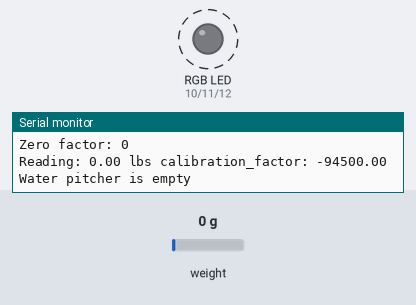
The sketch below on a simulated Arduino Uno, built with avr-gcc and run on an emulated ATmega328P. On the bench: an RGB LED mixed from three pins (HIGH = lit), the last lines printed to the serial monitor. Dashed ring = blinking. Inputs (shaded band) come from the test bench; at power-on: weight on the scale 0 g. EEPROM starts erased.

Above: at 3.3 s.
3.4 s: weight on the scale set to 1418 g
5.8 s: weight on the scale set to 1550 g
At 7.1 s:
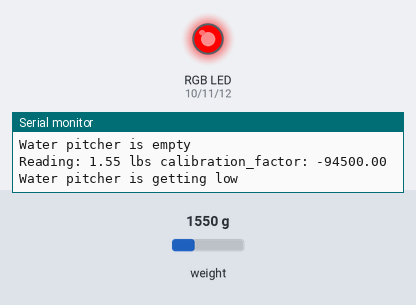
9.1 s: weight on the scale set to 3460 g
11.0 s: weight on the scale set to 3590 g
At 13.0 s:
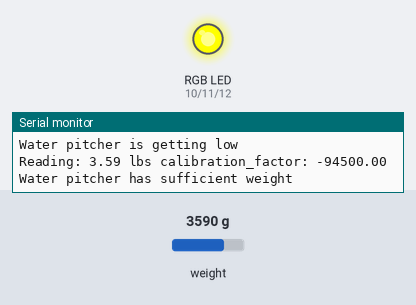
13.5 s: weight on the scale set to 3938 g
15.4 s: weight on the scale set to 4050 g
At 17.9 s:
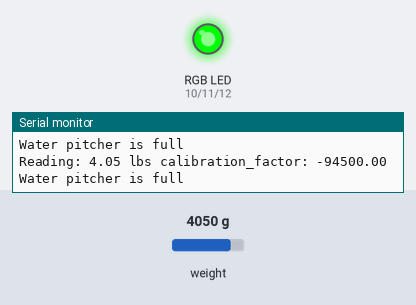
Timing chart, 0 to 19.0 s (numbered marks = the images above; inputs shaded):
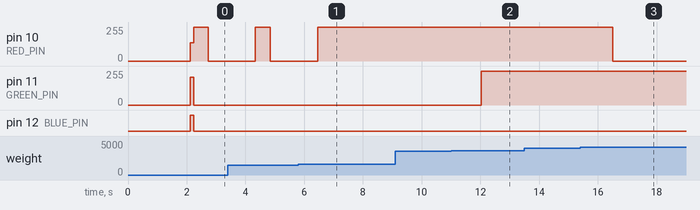

Measured:
- the behaviour switches between 1499 and 1500 g on weight on the scale (found by bisection; images 0 and 1)
- the behaviour switches between 3499 and 3500 g on weight on the scale (found by bisection; images 1 and 2)
- the behaviour switches between 3999 and 4000 g on weight on the scale (found by bisection; images 2 and 3)
- after the input at 5.8 s, pin 10 (RED_PIN): goes on until 6.5 s, then stays 255/255
- after the input at 11.0 s, pin 11 (GREEN_PIN): 0/255 → 255/255 after 1.0 s
- after the input at 15.4 s, pin 10 (RED_PIN): 255/255 → 0/255 after 1.1 s

The sketch:

load_cell_rgb.ino
```cpp
#include "HX711.h"
#include <EEPROM.h> // Include EEPROM library for storing the zero factor

/**
 * @file load_cell_rgb.ino
 * @brief This Arduino sketch interfaces with a 10kg load cell using the HX711 module and controls an RGB LED to indicate the water level in a pitcher.
 *
 * Author: Ricardo Hernandez
 * Date: August 2024
 *
 * Description:
 * This sketch reads weight data from a 10kg load cell connected to the HX711 module. The load cell measures the weight of a water pitcher.
 * Based on the weight, the RGB LED displays different colors to indicate the water level:
 * - Red: Empty or low water level
 * - Yellow: Sufficient water level
 * - Green: Full water pitcher
 *
 * The code also includes calibration and zero factor handling using EEPROM to ensure accurate weight measurements.
 */

// Pin definitions for the HX711 module
const int LOADCELL_DOUT_PIN = A4;  // Pin connected to DOUT of HX711 (Analog pin A4)
const int LOADCELL_SCK_PIN = A5;   // Pin connected to SCK of HX711 (Analog pin A5)
// Pin definitions for the RGB LED
const int RED_PIN = 10;    // Pin connected to the red leg of the LED
const int GREEN_PIN = 11;  // Pin connected to the green leg of the LED
const int BLUE_PIN = 12;   // Pin connected to the blue leg of the LED

// EEPROM memory address for storing the zero factor
const int EEPROM_ADDRESS = 0;

// Weight thresholds (in lbs)
const float EMPTY_WEIGHT_THRESHOLD = 1.50; // Under this is empty
const float LOW_WEIGHT_THRESHOLD = 3.50;
const float SUFFICIENT_WEIGHT_THRESHOLD = 4;
// const float FULL_PITCHER = 7.85;


// Calibration factor for scaling the raw data to weight units
const float CALIBRATION_FACTOR = -94500; // Adjust this value to match your scale setup

HX711 scale;  // Create an instance of the HX711 class

/**
 * @brief Arduino setup function.
 *
 * Initializes serial communication, sets up the HX711 load cell,
 * and loads the zero factor from EEPROM. If no valid zero factor is found,
 * the scale is tared, and the zero factor is stored in EEPROM.
 */
void setup() {
  Serial.begin(9600);  // Initialize serial communication at 9600 baud rate
  Serial.println("HX711 calibration sketch");
  Serial.println("Remove all weight from scale");
  Serial.println("After readings begin, place known weight on scale");

  scale.begin(LOADCELL_DOUT_PIN, LOADCELL_SCK_PIN);  // Initialize the HX711 module
  scale.set_scale();  // Set the scale to the default calibration factor

  // Load zero factor from EEPROM
  long zero_factor;
  EEPROM.get(EEPROM_ADDRESS, zero_factor);  // Retrieve stored zero factor from EEPROM
  if (zero_factor == 0xFFFFFFFF) {  // Check if no valid zero factor is found in EEPROM
    Serial.println("No zero factor found in EEPROM. Please tare the scale manually.");
    scale.tare();  // Manually tare the scale (reset to 0)
    zero_factor = scale.read_average();  // Get a baseline reading for the zero factor
    EEPROM.put(EEPROM_ADDRESS, zero_factor);  // Save the new zero factor to EEPROM
  } else {
    scale.set_offset(zero_factor);  // Apply the stored zero factor to the scale
    Serial.println("Zero factor loaded from EEPROM.");
  }

  Serial.print("Zero factor: ");  // Display the loaded or newly set zero factor
  Serial.println(zero_factor);

  // Set the RGB pins as output
  pinMode(RED_PIN, OUTPUT);
  pinMode(GREEN_PIN, OUTPUT);
  pinMode(BLUE_PIN, OUTPUT);

  setColor(137, 207, 240); // Initial color (baby blue)
}

/**
 * @brief Set the color of the RGB LED using RGB values.
 *
 * @param R Red component (0-255).
 * @param G Green component (0-255).
 * @param B Blue component (0-255).
 */
void setColor(int R, int G, int B) {
  analogWrite(RED_PIN, R);
  analogWrite(GREEN_PIN, G);
  analogWrite(BLUE_PIN, B);
}

/**
 * @brief Function to blink the red LED.
 */
void blinkRed() {
  setColor(255, 0, 0); // Red
  delay(500);  // Wait 500 ms
  setColor(0, 0, 0); // Turn off the LED
  delay(500);  // Wait 500 ms
}

/**
 * @brief Arduino main loop function.
 *
 * Continuously reads the weight from the scale, applies the calibration factor,
 * and prints the results to the serial monitor. Additionally, changes the LED color
 * based on the weight.
 */
void loop() {
  scale.set_scale(CALIBRATION_FACTOR);  // Apply the current calibration factor

  float weight = scale.get_units();  // Get the weight from the scale

  // Print the weight reading and the current calibration factor to the serial monitor
  Serial.print("Reading: ");
  Serial.print(weight, 2);  // Display the weight with 2 decimal places
  Serial.print(" lbs");
  Serial.print(" calibration_factor: ");
  Serial.print(CALIBRATION_FACTOR);
  Serial.println();

  // Set LED color based on weight conditions
  if (weight < EMPTY_WEIGHT_THRESHOLD) {
    Serial.println("Water pitcher is empty");
    blinkRed();  // Blink red LED if weight is less than 1.55 lbs

  } else if (weight >= EMPTY_WEIGHT_THRESHOLD && weight < LOW_WEIGHT_THRESHOLD) {
    Serial.println("Water pitcher is getting low");
    setColor(255, 0, 0); // Solid red if weight is between 1.55 and 3.15 lbs
  } else if (weight >= LOW_WEIGHT_THRESHOLD && weight < SUFFICIENT_WEIGHT_THRESHOLD) {
    Serial.println("Water pitcher has sufficient weight");
    setColor(255, 255, 0); // Yellow if weight is between 3.15 and 3.75 lbs
  } else {
    Serial.println("Water pitcher is full");
    setColor(0, 255, 0); // Green if weight is 3.75 lbs or more
  }

  // Check for serial input to reset the zero factor
  if (Serial.available() > 0) {
    char input = Serial.read();  // Read the input character
    if (input == 'z' || input == 'Z') {  // Check if the input is 'z' or 'Z'
      scale.tare();  // Reset the scale to zero
      long zero_factor = scale.read_average();  // Get the new zero factor
      EEPROM.put(EEPROM_ADDRESS, zero_factor);  // Store the new zero factor in EEPROM
      Serial.println("Zero factor reset and stored in EEPROM.");
      Serial.print("New zero factor: ");
      Serial.println(zero_factor);
    }
  }

  delay(1000);  // Delay for 1 second to allow stable readings
}
```
